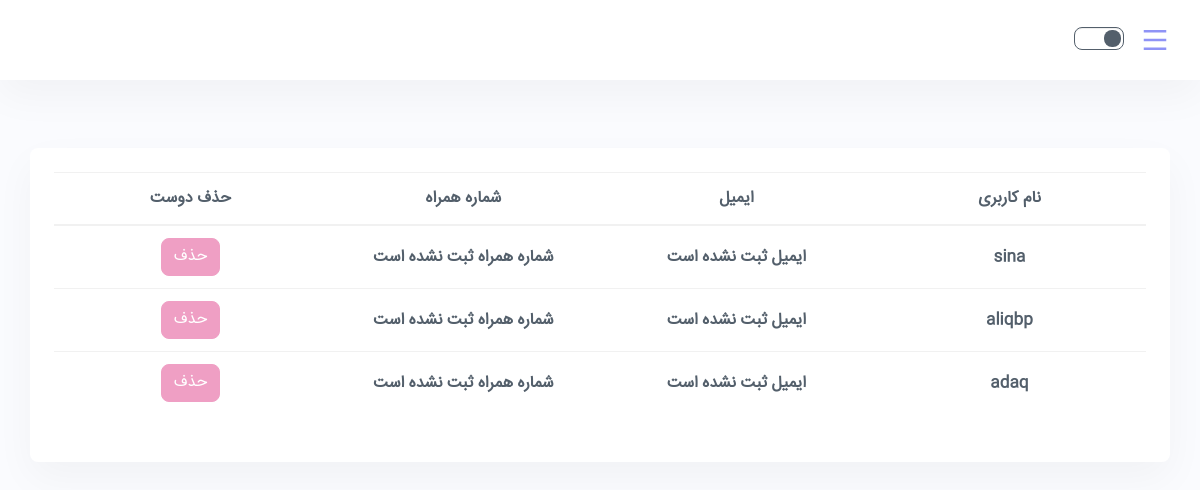
/friends-list/ (signed in), run on the app's committed database.
### DongLand/models.py (models this page shows)
class User(AbstractUser):
    phone_number = models.CharField(max_length=100)
    address = models.CharField(max_length=200)

### DongLand/views.py (the view)
# urls.py: path('friends-list/', views.friends_list, name="friends_list"),
@login_required(login_url='login_page')
def friends_list(request):
    list(messages.get_messages(request))
    current_user = request.user
    user_friends = Friend.objects.filter(user=current_user)
    list_of_friends = list(user_friends)
    friends = []
    for friend in list_of_friends:
        friends.append(friend.friend)
    context = {"friends": friends}
    return render(request, "list_of_friends.html", context)

### templates/list_of_friends.html (shortened to what this page needs)
{% extends "user_base.html" %}
{% load static %}
{% block content %}
    {% if friends|length == 0 %}
        <p>در حال حاضر هیچ دوستی ندارید.</p>
    {% else %}
        <div class="container py-5 h-100">
            <div class="row d-flex justify-content-center align-items-center h-100">
                <div class="card rounded-3" style="width: 100%">
                    <div class="card-body p-4">
                        <table class="table mb-4">
                            <thead>
                            <tr>
                                <th scope="col" class="text-center" style="width: 10%">نام کاربری</th>
                                <th scope="col" class="text-center" style="width: 10%">ایمیل</th>
                                <th scope="col" class="text-center" style="width: 10%">شماره همراه</th>
                                <th scope="col" class="text-center" style="width: 10%">حذف دوست</th>
                            </tr>
                            </thead>
                            <tbody>
                            {% for item in friends %}
                                <tr>
                                    <th scope="row" class="text-center">{{ item.username }}</th>
                                    <th scope="row" class="text-center">
                                        {% if item.email %}
                                            {{ item.email }}
                                        {% else %}
                                            {{ 'ایمیل ثبت نشده است' }}
                                        {% endif %}
                                    </th>
                                    <th scope="row" class="text-center">
                                        {% if item.phone_number %}
                                            {{ item.phone_number }}
                                        {% else %}
                                            {{ 'شماره همراه ثبت نشده است' }}
                                        {% endif %}
                                    </th>
                                    <td class="text-center">
                                        <a class="btn btn-danger text-center"
                                           href="{% url 'remove_friend' item.username %}">حذف</a>
                                    </td>
                                </tr>
                            {% endfor %}
                            </tbody>
                        </table>
                    </div>
                </div>
            </div>
        </div>
    {% endif %}
{% endblock %}

### data on the page
User: username "sina", value "ایمیل ثبت نشده است", value "شماره همراه ثبت نشده است"
User: username "aliqbp", value "ایمیل ثبت نشده است", value "شماره همراه ثبت نشده است"
User: username "adaq", value "ایمیل ثبت نشده است", value "شماره همراه ثبت نشده است"
